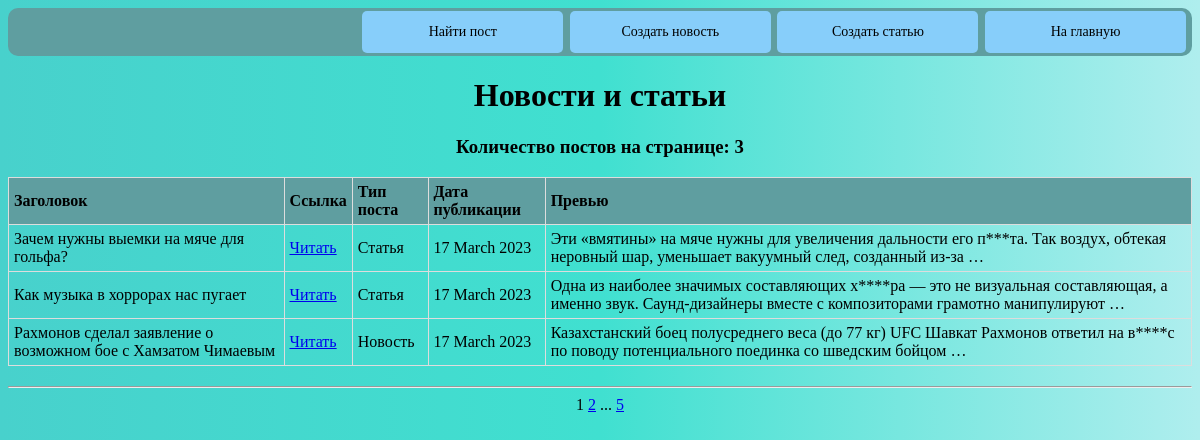
Page /news/ on the committed database.
### news_portal/models.py (models this page shows, shortened)
class Post(models.Model):
    article = 'ar'
    news = 'nw'
    SELECT = [
        (article, 'статья'),
        (news, 'новость')
    ]
    type_post = models.CharField(max_length=2, choices=SELECT)
    time_post = models.DateTimeField(auto_now_add=True)
    title = models.CharField(max_length=255, default='Заголовок', unique=True)
    text_post = models.TextField(default='текст статьи, новости')
    rating_post = models.IntegerField(default=0)
    author = models.ForeignKey(Author, on_delete=models.CASCADE)
    category = models.ManyToManyField('Category', through='PostCategory')

### news_portal/views.py (the view)
# urls.py: path('', PostList.as_view(), name='list'),
class PostList(ListView):
    model = Post
    ordering = 'time_post'
    template_name = 'news.html'
    context_object_name = 'posts'
    paginate_by = 3
    def get_queryset(self):  # создаем форму для поиска по модели Post
        queryset = super().get_queryset()
        self.filterset = PostFilter(self.request.GET, queryset)
        return self.filterset.qs
    def get_context_data(self, *, object_list=None, **kwargs):
        context = super().get_context_data(**kwargs)
        context['filterset'] = self.filterset  # помещаем форму в переменную
        return context

### news_portal/templatetags/custom_filters.py (called while the page is built)
@register.filter()
def filter_words(value):
    for i in range(len(bad_words)):
        if bad_words[i] in value:
            lo = bad_words[i].replace(bad_words[i][1:-1], '*' * len(bad_words[i][1:-1]))
            text = value.replace(bad_words[i], lo)
            ti = bad_words[i].title().replace(bad_words[i].title()[1:-1], '*' * len(bad_words[i].title()[1:-1]))
            text = text.replace(bad_words[i].title(), ti)
            up = bad_words[i].upper().replace(bad_words[i].upper()[1:-1], '*' * len(bad_words[i].upper()[1:-1]))
            text = text.replace(bad_words[i].upper(), up)
            value = text
    return value

### news_portal/templatetags/custom_tags.py (called while the page is built)
@register.simple_tag(takes_context=True)
def url_replace(context, **kwargs):
    d = context['request'].GET.copy()
    for k, v in kwargs.items():
        d[k] = v
        return d.urlencode()

### templates/news.html (shortened to what this page needs)
{% extends 'flatpages/default.html' %}
{% load custom_filters %}
{% load custom_tags %}
{% block content %}
    <div class="header header_link">
        <ul>
            <li><a href="{% url 'search' %}">Найти пост</a></li>
            <li><a href="{% url 'create_news' %}">Создать новость</a></li>
            <li><a href="{% url 'create_article' %}">Создать статью</a></li>
            <li><a href="{% url 'list' %}">На главную</a></li>
        </ul>
    </div>
    <h1>Новости и статьи</h1>
    <h3>Количество постов на странице: {{posts|length}}</h3>
    {% if posts %}
        <table class="table list">
            <tr>
                <th>Заголовок</th>
                <th>Ссылка</th>
                <th>Тип поста</th>
                <th>Дата публикации</th>
                <th>Превью</th>
            </tr>
            {% for post in posts %}
            <tr class="list">
                <td>{{ post.title }}</td>
                <td><a href="{% url 'detail' pk=post.pk %}">Читать</a></td>
                {% if post.type_post == 'nw' %}
                    <td>Новость</td>
                {% elif post.type_post == 'ar' %}
                    <td>Статья</td>
                {% endif %}
                <td>{{ post.time_post|date:'d F Y' }}</td>
                <td>{{ post.text_post|truncatewords:20|filter_words }}</td>
            </tr>
            {% endfor %}
        </table>
        <hr>
    {% else %}
        <h3>Нет новостей!!!</h3>
    {% endif %}
    {{ page_obj.number }}
    {% if page_obj.has_next %}
        <a href="?{% url_replace page=page_obj.next_page_number %}">{{ page_obj.next_page_number }}</a>
            {% if paginator.num_pages != page_obj.next_page_number %}
                ...
                <a href="?{% url_replace page=page_obj.paginator.num_pages %}">{{ page_obj.paginator.num_pages }}</a>
            {% endif %}
    {% endif %}
{% endblock content %}

### templates/flatpages/default.html (shortened to what this page needs)
<!DOCTYPE html>
<html lang="en">
<head>
    {% load static %}
    <link href="{% static 'css/style.css' %}" rel="stylesheet"/>
</head>
<body>
    <div class="content">
      {% block content %} {% endblock content %}
    </div>
</body>
</html>

### web_style/static/css/style.css (style rules this page uses)
body { background: linear-gradient( to right, #48D1CC, #40E0D0, #AFEEEE ) }
.content { text-align: center; }
.header { background-color: #5F9EA0; padding: 1px; border-radius: 10px; text-align: right; }
.header_link ul { padding: 0; width: 100%; margin-bottom: 2px; margin-top: 2px; }
.header_link li { display: inline; margin-right: 5px; margin-left: -1.2%; }
.header_link a { outline: none; text-decoration: none; display: inline-block; width: 17%; margin-right: 1%; text-align: center; line-height: 3; color: black; border-radius: 5px; font-size: 14px; }
.header_link li:last-child a { margin-right: 0; }
.header_link a:link, a:visited, a:focus { background: lightskyblue; }
.list { text-align: left; }
.table { width: 100%; margin-bottom: 20px; border: 1px solid #dddddd; border-collapse: collapse; }
.table th { font-weight: bold; padding: 5px; background: #5F9EA0; border: 1px solid #dddddd; }
.table td { border: 1px solid #dddddd; padding: 5px; }

### rows in the picture
Post: title "Зачем нужны выемки на мяче для гольфа?", type_post "Статья", time_post "17 March 2023", text_post|filter_words "Эти «вмятины» на мяче нужны для увеличения дальности его п***та. Так воздух, обтекая неровный шар, уменьшает вакуумный след, созданный из-за …"
Post: title "Как музыка в хоррорах нас пугает", type_post "Статья", time_post "17 March 2023", text_post|filter_words "Одна из наиболее значимых составляющих х****ра — это не визуальная составляющая, а именно звук. Саунд-дизайнеры вместе с композиторами грамотно манипулируют …"
Post: title "Рахмонов сделал заявление о возможном бое с Хамзатом Чимаевым", type_post "Новость", time_post "17 March 2023", text_post|filter_words "Казахстанский боец полусреднего веса (до 77 кг) UFC Шавкат Рахмонов ответил на в****с по поводу потенциального поединка со шведским бойцом …"

### other values in the picture
{{ posts|length }} "3"
{{ page_obj.number }} "1"
{{ page_obj.next_page_number }} "2"
{{ page_obj.paginator.num_pages }} "5"
